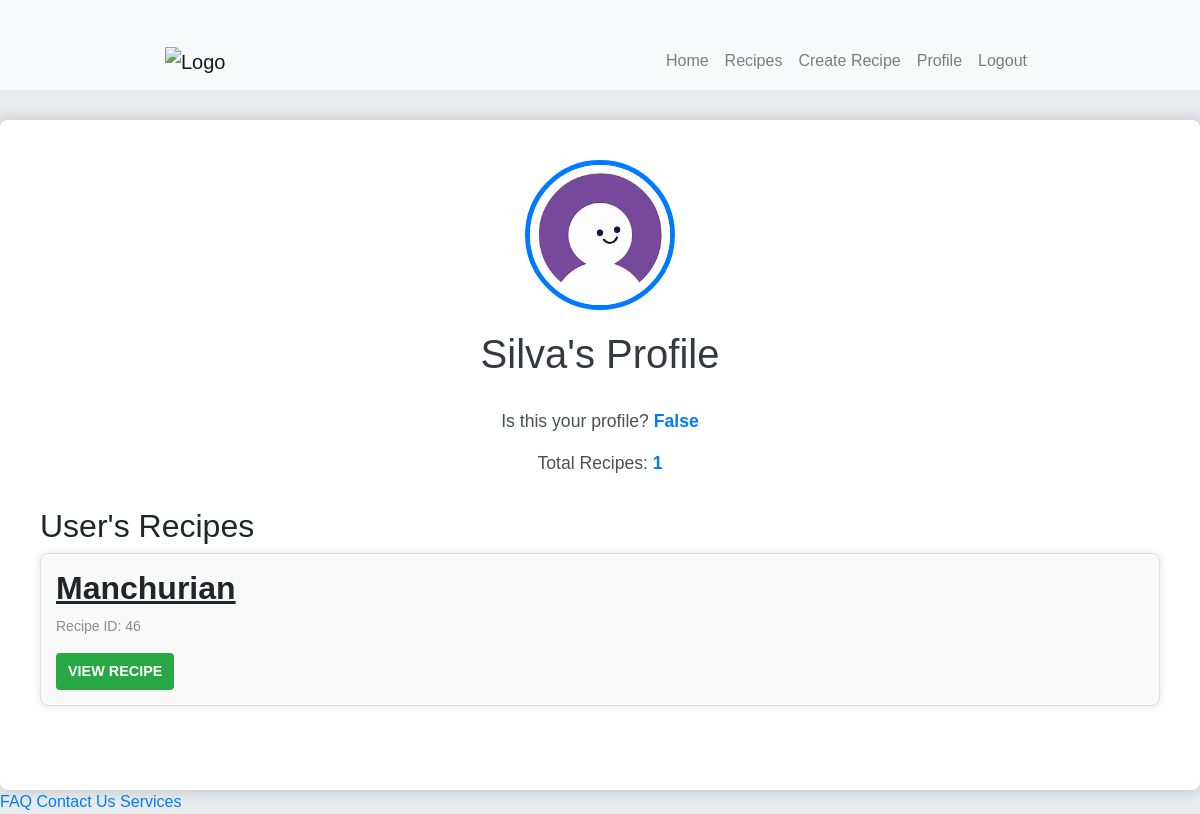
Page /userprofile/profile-view/Silva/ (signed in) on the earlier database version.
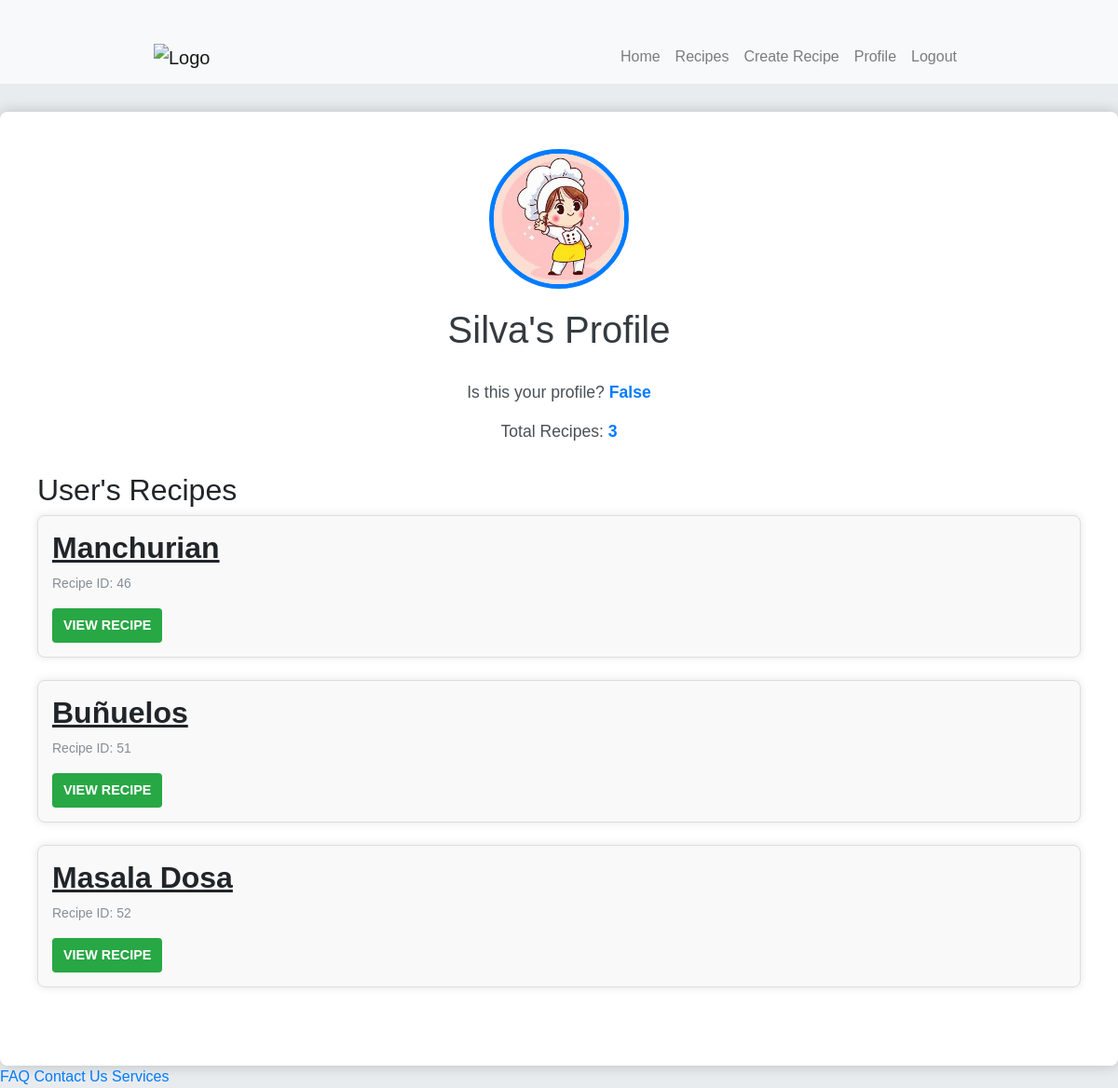
Same page on the later database version.
### recipe/models.py (models this page shows, shortened)
class RecipeModel(models.Model):
    chef = models.ForeignKey(get_user_model(),on_delete=models.CASCADE,related_name="RecipeModel_chef",null=True,blank=True)
    recipe_name = models.CharField(max_length=200)
    picture = models.ImageField(upload_to='recipes/',blank=True,null=True)
    cuisine = models.CharField(max_length=100, default='Unknown')
    time_to_cook = models.CharField(max_length=100,default=0)
    food_type = models.CharField(max_length=100,default='Unknown')
    description = models.TextField()
    ingredients = models.TextField(blank=True, null=True)
    updated_at = models.DateTimeField(auto_now=True)
    created_at = models.DateTimeField(auto_now_add=True, editable=False)

### userprofile/models.py (models this page shows, shortened)
class UserProfileModel(models.Model):
    user = models.OneToOneField(get_user_model(), on_delete=models.CASCADE,related_name="UserProfileModel_user",null=True, blank=True)
    profile_picture = models.ImageField(upload_to='profile_pictures/', null=True, blank=True)
    saved_recipes = models.ManyToManyField('recipe.RecipeModel', related_name='saved_by_users', blank=True)
    updated_at = models.DateTimeField(auto_now=True)
    created_at = models.DateTimeField(auto_now_add=True,editable=False)

### userprofile/views.py (the view)
# urls.py: path('profile-view/<str:username>/',profile_view,name="profile_view"),
@login_required
def profile_view(request, username):
    User = get_user_model()
    user_instance = get_object_or_404(User, username=username)
    user_profile = get_object_or_404(UserProfileModel, user=user_instance)
    user_recipes = RecipeModel.objects.filter(chef=user_instance)
    data = {
        "is_user_profile": request.user == user_instance,
        "recipes_count": user_recipes.count(),
        "user_recipes": user_recipes,
        "user_profile": user_profile,
        "saved_recipes": user_profile.saved_recipes.all(),
    }
    context = {
        "request": request,
        "user": user_instance,
        "data": data
    }
    return render(request, 'profile.html', context)

### userprofile/templates/profile.html (shortened to what this page needs)
{% extends "base.html" %}
{% block body %}
{% include "navbar.html" %}
{% load static %}
<div class="profile-page">
    <div class="profile-header">
        {% if data.user_profile.profile_picture %}
            <img src="{{ data.user_profile.profile_picture.url }}" alt="Profile Picture" class="profile-pic-user">
        {% else %}
            <img src="/media/default-profile.jpeg" alt="Default Profile Picture" class="profile-pic-default">
        {% endif %}
        <h1>{{ user.username }}'s Profile</h1>
    </div>
    <div class="profile-info">
        <p>Is this your profile? <strong>{{ data.is_user_profile }}</strong></p>
        <p>Total Recipes: <strong>{{ data.recipes_count }}</strong></p>
    </div>
    {% if data.is_user_profile %}
        <div class="profile-content">
            <div>
                <h2>My Recipes</h2>
                {% if data.user_recipes %}
                {% for recipe in data.user_recipes %}
                    <div class="recipe-item">
                        <h3>{{ recipe.recipe_name }}</h3>
                        <p class="recipe-id">Recipe ID: {{ recipe.id }}</p>
                        <a href="{% url 'recipe_detail' recipe.id %}" class="btn btn-secondary">View Recipe</a>
                    </div>
                {% endfor %}
            {% else %}
                <p>No recipes yet.</p>
            {% endif %}
            </div>
            <div>
                <h2>Add Recipe</h2>
                <a href="{% url 'create_recipe_view' %}" class="btn btn-primary">Add Recipe</a>
            </div>
            {% include "saved.html" %}
            <div class="profile-actions">
                <h2>Profile Actions</h2>
                <a href="{% url 'update_user_profile' %}" class="btn btn-primary">Update Profile</a>
                <a href="{% url 'update_password_view' %}" class="btn btn-primary">Update Password</a>
                <a href="{% url 'delete_account_view' %}" class="btn btn-danger">Delete My Account</a>
            </div>
        </div>
        {% else %}
        <div class="profile-content">
            {% if data.recipes_count > 0 %}
                <div>
                    <h2>User's Recipes</h2>
                    {% for recipe in data.user_recipes %}
                        <div class="recipe-item">
                            <h3>{{ recipe.recipe_name }}</h3>
                            <p class="recipe-id">Recipe ID: {{ recipe.id }}</p>
                            <a href="{% url 'recipe_detail' recipe.id %}" class="btn btn-secondary">View Recipe</a>
                        </div>
                    {% endfor %}
                </div>
            {% else %}
                <p>No recipes available for this user.</p>
            {% endif %}
        </div>
    {% endif %}
</div>
<div class="footer">
    <a href="{% url 'faq' %}">FAQ</a>
    <a href="{% url 'contact' %}">Contact Us</a>
    <a href="{% url 'services' %}">Services</a>
</div>
{% endblock %}

Differences in the rows shown:
now on this page (row edited): UserProfileModel: user_profile.profile_picture (picture)
added RecipeModel: recipe_name "Buñuelos", id "51"
added RecipeModel: recipe_name "Masala Dosa", id "52"
Other differences:
{{ data.recipes_count }}: "1" → "3"
